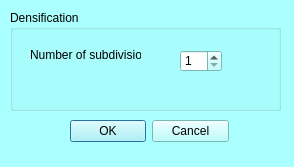
<?xml version="1.0" encoding="UTF-8"?>
<ui version="4.0">
 <class>mqDensifyDialog</class>
 <widget class="QDialog" name="mqDensifyDialog">
  <property name="geometry">
   <rect>
    <x>0</x>
    <y>0</y>
    <width>294</width>
    <height>167</height>
   </rect>
  </property>
  <property name="palette">
   <palette>
    <active>
     <colorrole role="WindowText">
      <brush brushstyle="SolidPattern">
       <color alpha="255">
        <red>0</red>
        <green>0</green>
        <blue>0</blue>
       </color>
      </brush>
     </colorrole>
     <colorrole role="Button">
      <brush brushstyle="SolidPattern">
       <color alpha="255">
        <red>170</red>
        <green>255</green>
        <blue>255</blue>
       </color>
      </brush>
     </colorrole>
     <colorrole role="Light">
      <brush brushstyle="SolidPattern">
       <color alpha="255">
        <red>255</red>
        <green>255</green>
        <blue>255</blue>
       </color>
      </brush>
     </colorrole>
     <colorrole role="Midlight">
      <brush brushstyle="SolidPattern">
       <color alpha="255">
        <red>212</red>
        <green>255</green>
        <blue>255</blue>
       </color>
      </brush>
     </colorrole>
     <colorrole role="Dark">
      <brush brushstyle="SolidPattern">
       <color alpha="255">
        <red>85</red>
        <green>127</green>
        <blue>127</blue>
       </color>
      </brush>
     </colorrole>
     <colorrole role="Mid">
      <brush brushstyle="SolidPattern">
       <color alpha="255">
        <red>113</red>
        <green>170</green>
        <blue>170</blue>
       </color>
      </brush>
     </colorrole>
     <colorrole role="Text">
      <brush brushstyle="SolidPattern">
       <color alpha="255">
        <red>0</red>
        <green>0</green>
        <blue>0</blue>
       </color>
      </brush>
     </colorrole>
     <colorrole role="BrightText">
      <brush brushstyle="SolidPattern">
       <color alpha="255">
        <red>255</red>
        <green>255</green>
        <blue>255</blue>
       </color>
      </brush>
     </colorrole>
     <colorrole role="ButtonText">
      <brush brushstyle="SolidPattern">
       <color alpha="255">
        <red>0</red>
        <green>0</green>
        <blue>0</blue>
       </color>
      </brush>
     </colorrole>
     <colorrole role="Base">
      <brush brushstyle="SolidPattern">
       <color alpha="255">
        <red>255</red>
        <green>255</green>
        <blue>255</blue>
       </color>
      </brush>
     </colorrole>
     <colorrole role="Window">
      <brush brushstyle="SolidPattern">
       <color alpha="255">
        <red>170</red>
        <green>255</green>
        <blue>255</blue>
       </color>
      </brush>
     </colorrole>
     <colorrole role="Shadow">
      <brush brushstyle="SolidPattern">
       <color alpha="255">
        <red>0</red>
        <green>0</green>
        <blue>0</blue>
       </color>
      </brush>
     </colorrole>
     <colorrole role="AlternateBase">
      <brush brushstyle="SolidPattern">
       <color alpha="255">
        <red>212</red>
        <green>255</green>
        <blue>255</blue>
       </color>
      </brush>
     </colorrole>
     <colorrole role="ToolTipBase">
      <brush brushstyle="SolidPattern">
       <color alpha="255">
        <red>255</red>
        <green>255</green>
        <blue>220</blue>
       </color>
      </brush>
     </colorrole>
     <colorrole role="ToolTipText">
      <brush brushstyle="SolidPattern">
       <color alpha="255">
        <red>0</red>
        <green>0</green>
        <blue>0</blue>
       </color>
      </brush>
     </colorrole>
    </active>
    <inactive>
     <colorrole role="WindowText">
      <brush brushstyle="SolidPattern">
       <color alpha="255">
        <red>0</red>
        <green>0</green>
        <blue>0</blue>
       </color>
      </brush>
     </colorrole>
     <colorrole role="Button">
      <brush brushstyle="SolidPattern">
       <color alpha="255">
        <red>170</red>
        <green>255</green>
        <blue>255</blue>
       </color>
      </brush>
     </colorrole>
     <colorrole role="Light">
      <brush brushstyle="SolidPattern">
       <color alpha="255">
        <red>255</red>
        <green>255</green>
        <blue>255</blue>
       </color>
      </brush>
     </colorrole>
     <colorrole role="Midlight">
      <brush brushstyle="SolidPattern">
       <color alpha="255">
        <red>212</red>
        <green>255</green>
        <blue>255</blue>
       </color>
      </brush>
     </colorrole>
     <colorrole role="Dark">
      <brush brushstyle="SolidPattern">
       <color alpha="255">
        <red>85</red>
        <green>127</green>
        <blue>127</blue>
       </color>
      </brush>
     </colorrole>
     <colorrole role="Mid">
      <brush brushstyle="SolidPattern">
       <color alpha="255">
        <red>113</red>
        <green>170</green>
        <blue>170</blue>
       </color>
      </brush>
     </colorrole>
     <colorrole role="Text">
      <brush brushstyle="SolidPattern">
       <color alpha="255">
        <red>0</red>
        <green>0</green>
        <blue>0</blue>
       </color>
      </brush>
     </colorrole>
     <colorrole role="BrightText">
      <brush brushstyle="SolidPattern">
       <color alpha="255">
        <red>255</red>
        <green>255</green>
        <blue>255</blue>
       </color>
      </brush>
     </colorrole>
     <colorrole role="ButtonText">
      <brush brushstyle="SolidPattern">
       <color alpha="255">
        <red>0</red>
        <green>0</green>
        <blue>0</blue>
       </color>
      </brush>
     </colorrole>
     <colorrole role="Base">
      <brush brushstyle="SolidPattern">
       <color alpha="255">
        <red>255</red>
        <green>255</green>
        <blue>255</blue>
       </color>
      </brush>
     </colorrole>
     <colorrole role="Window">
      <brush brushstyle="SolidPattern">
       <color alpha="255">
        <red>170</red>
        <green>255</green>
        <blue>255</blue>
       </color>
      </brush>
     </colorrole>
     <colorrole role="Shadow">
      <brush brushstyle="SolidPattern">
       <color alpha="255">
        <red>0</red>
        <green>0</green>
        <blue>0</blue>
       </color>
      </brush>
     </colorrole>
     <colorrole role="AlternateBase">
      <brush brushstyle="SolidPattern">
       <color alpha="255">
        <red>212</red>
        <green>255</green>
        <blue>255</blue>
       </color>
      </brush>
     </colorrole>
     <colorrole role="ToolTipBase">
      <brush brushstyle="SolidPattern">
       <color alpha="255">
        <red>255</red>
        <green>255</green>
        <blue>220</blue>
       </color>
      </brush>
     </colorrole>
     <colorrole role="ToolTipText">
      <brush brushstyle="SolidPattern">
       <color alpha="255">
        <red>0</red>
        <green>0</green>
        <blue>0</blue>
       </color>
      </brush>
     </colorrole>
    </inactive>
    <disabled>
     <colorrole role="WindowText">
      <brush brushstyle="SolidPattern">
       <color alpha="255">
        <red>85</red>
        <green>127</green>
        <blue>127</blue>
       </color>
      </brush>
     </colorrole>
     <colorrole role="Button">
      <brush brushstyle="SolidPattern">
       <color alpha="255">
        <red>170</red>
        <green>255</green>
        <blue>255</blue>
       </color>
      </brush>
     </colorrole>
     <colorrole role="Light">
      <brush brushstyle="SolidPattern">
       <color alpha="255">
        <red>255</red>
        <green>255</green>
        <blue>255</blue>
       </color>
      </brush>
     </colorrole>
     <colorrole role="Midlight">
      <brush brushstyle="SolidPattern">
       <color alpha="255">
        <red>212</red>
        <green>255</green>
        <blue>255</blue>
       </color>
      </brush>
     </colorrole>
     <colorrole role="Dark">
      <brush brushstyle="SolidPattern">
       <color alpha="255">
        <red>85</red>
        <green>127</green>
        <blue>127</blue>
       </color>
      </brush>
     </colorrole>
     <colorrole role="Mid">
      <brush brushstyle="SolidPattern">
       <color alpha="255">
        <red>113</red>
        <green>170</green>
        <blue>170</blue>
       </color>
      </brush>
     </colorrole>
     <colorrole role="Text">
      <brush brushstyle="SolidPattern">
       <color alpha="255">
        <red>85</red>
        <green>127</green>
        <blue>127</blue>
       </color>
      </brush>
     </colorrole>
     <colorrole role="BrightText">
      <brush brushstyle="SolidPattern">
       <color alpha="255">
        <red>255</red>
        <green>255</green>
        <blue>255</blue>
       </color>
      </brush>
     </colorrole>
     <colorrole role="ButtonText">
      <brush brushstyle="SolidPattern">
       <color alpha="255">
        <red>85</red>
        <green>127</green>
        <blue>127</blue>
       </color>
      </brush>
     </colorrole>
     <colorrole role="Base">
      <brush brushstyle="SolidPattern">
       <color alpha="255">
        <red>170</red>
        <green>255</green>
        <blue>255</blue>
       </color>
      </brush>
     </colorrole>
     <colorrole role="Window">
      <brush brushstyle="SolidPattern">
       <color alpha="255">
        <red>170</red>
        <green>255</green>
        <blue>255</blue>
       </color>
      </brush>
     </colorrole>
     <colorrole role="Shadow">
      <brush brushstyle="SolidPattern">
       <color alpha="255">
        <red>0</red>
        <green>0</green>
        <blue>0</blue>
       </color>
      </brush>
     </colorrole>
     <colorrole role="AlternateBase">
      <brush brushstyle="SolidPattern">
       <color alpha="255">
        <red>170</red>
        <green>255</green>
        <blue>255</blue>
       </color>
      </brush>
     </colorrole>
     <colorrole role="ToolTipBase">
      <brush brushstyle="SolidPattern">
       <color alpha="255">
        <red>255</red>
        <green>255</green>
        <blue>220</blue>
       </color>
      </brush>
     </colorrole>
     <colorrole role="ToolTipText">
      <brush brushstyle="SolidPattern">
       <color alpha="255">
        <red>0</red>
        <green>0</green>
        <blue>0</blue>
       </color>
      </brush>
     </colorrole>
    </disabled>
   </palette>
  </property>
  <property name="windowTitle">
   <string>Densification dialog</string>
  </property>
  <widget class="QWidget" name="layoutWidget">
   <property name="geometry">
    <rect>
     <x>70</x>
     <y>120</y>
     <width>161</width>
     <height>25</height>
    </rect>
   </property>
   <layout class="QHBoxLayout" name="horizontalLayout_2"/>
  </widget>
  <widget class="QGroupBox" name="groupBox">
   <property name="geometry">
    <rect>
     <x>10</x>
     <y>10</y>
     <width>271</width>
     <height>101</height>
    </rect>
   </property>
   <property name="title">
    <string>Densification</string>
   </property>
   <widget class="QLabel" name="label_6">
    <property name="geometry">
     <rect>
      <x>20</x>
      <y>30</y>
      <width>111</width>
      <height>31</height>
     </rect>
    </property>
    <property name="text">
     <string>&lt;html&gt;&lt;head/&gt;&lt;body&gt;&lt;p&gt;Number of subdivisions:&lt;/p&gt;&lt;/body&gt;&lt;/html&gt;</string>
    </property>
   </widget>
   <widget class="QSpinBox" name="subdivisions">
    <property name="geometry">
     <rect>
      <x>170</x>
      <y>40</y>
      <width>42</width>
      <height>22</height>
     </rect>
    </property>
    <property name="minimum">
     <number>1</number>
    </property>
    <property name="maximum">
     <number>5</number>
    </property>
   </widget>
  </widget>
  <widget class="QDialogButtonBox" name="buttonBox">
   <property name="geometry">
    <rect>
     <x>70</x>
     <y>120</y>
     <width>159</width>
     <height>23</height>
    </rect>
   </property>
   <property name="orientation">
    <enum>Qt::Horizontal</enum>
   </property>
   <property name="standardButtons">
    <set>QDialogButtonBox::Cancel|QDialogButtonBox::Ok</set>
   </property>
  </widget>
 </widget>
 <resources>
  <include location="../Icons/icons.qrc"/>
  <include location="../Icons/icons.qrc"/>
 </resources>
 <connections>
  <connection>
   <sender>buttonBox</sender>
   <signal>accepted()</signal>
   <receiver>mqDensifyDialog</receiver>
   <slot>accept()</slot>
   <hints>
    <hint type="sourcelabel">
     <x>248</x>
     <y>254</y>
    </hint>
    <hint type="destinationlabel">
     <x>157</x>
     <y>274</y>
    </hint>
   </hints>
  </connection>
  <connection>
   <sender>buttonBox</sender>
   <signal>rejected()</signal>
   <receiver>mqDensifyDialog</receiver>
   <slot>reject()</slot>
   <hints>
    <hint type="sourcelabel">
     <x>316</x>
     <y>260</y>
    </hint>
    <hint type="destinationlabel">
     <x>286</x>
     <y>274</y>
    </hint>
   </hints>
  </connection>
 </connections>
</ui>
